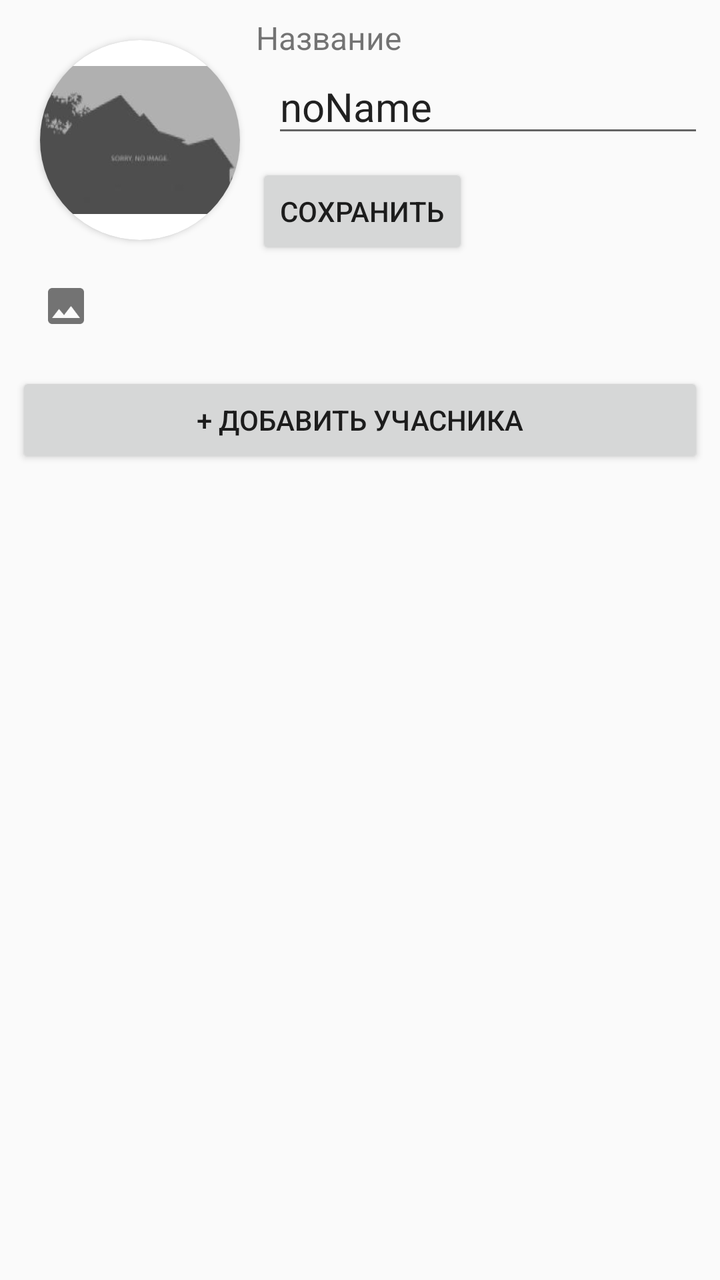
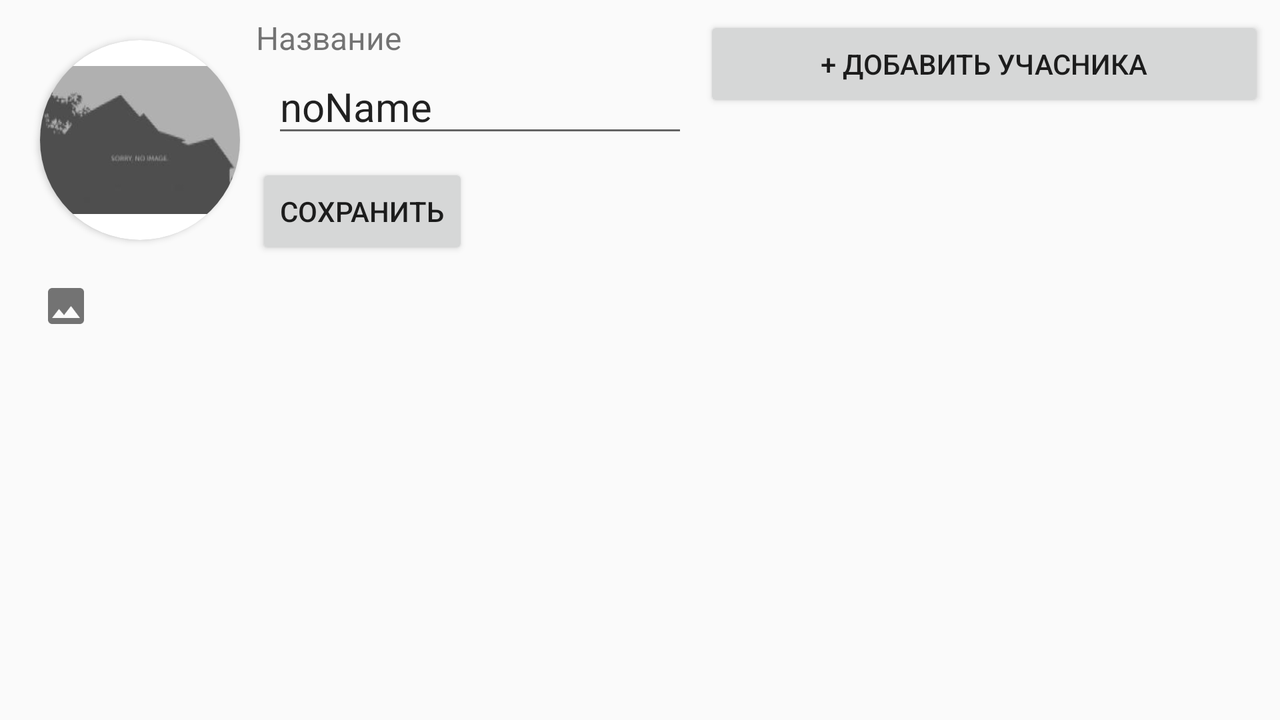

One screen, two layout resources from the same app: the default and the repository's alternative for another configuration. Each is rendered where Android would select it; the XML of both is given below.
<!-- AndroidManifest.xml: application theme AppTheme -->
<!-- res/layout/room_information_fragment.xml -->
<?xml version="1.0" encoding="utf-8"?>
<android.support.constraint.ConstraintLayout xmlns:android="http://schemas.android.com/apk/res/android"
    xmlns:tools="http://schemas.android.com/tools"
    android:layout_width="match_parent"
    android:layout_height="match_parent"
    xmlns:app="http://schemas.android.com/apk/res-auto">

    <android.support.v7.widget.CardView
        android:id="@+id/cvCircleView"
        android:layout_width="100dp"
        android:layout_height="100dp"
        android:layout_centerHorizontal="true"
        android:layout_marginStart="20dp"
        android:layout_marginTop="20dp"
        android:innerRadius="0dp"
        android:shape="ring"
        android:thicknessRatio="1.9"
        app:cardCornerRadius="50dp"
        app:layout_constraintStart_toStartOf="parent"
        app:layout_constraintTop_toTopOf="parent">

        <ImageView
            android:id="@+id/ivRoomImage"
            android:layout_width="100dp"
            android:layout_height="100dp"
            android:src="@drawable/no_image"/>
    </android.support.v7.widget.CardView>

    <TextView
        android:id="@+id/textView"
        android:layout_width="wrap_content"
        android:layout_height="wrap_content"
        android:textSize="16sp"
        android:layout_marginStart="8dp"
        android:layout_marginTop="8dp"
        android:text="Название"
        app:layout_constraintStart_toEndOf="@+id/cvCircleView"
        app:layout_constraintTop_toTopOf="parent" />

    <EditText
        android:id="@+id/etRoomName"
        android:layout_width="0dp"
        android:layout_height="wrap_content"
        android:layout_marginEnd="8dp"
        android:layout_marginStart="8dp"
        android:text="noName"
        android:textSize="20sp"
        app:layout_constraintEnd_toEndOf="parent"
        app:layout_constraintStart_toStartOf="@+id/textView"
        app:layout_constraintTop_toBottomOf="@+id/textView" />

    <ImageButton
        android:id="@+id/ibGallery"
        android:layout_width="50dp"
        android:layout_height="50dp"
        android:layout_marginStart="8dp"
        android:layout_marginTop="8dp"
        android:background="#00ffffff"
        app:layout_constraintStart_toStartOf="parent"
        app:layout_constraintTop_toBottomOf="@+id/cvCircleView"
        app:srcCompat="@drawable/ic_gallery_black" />

    <Button
        android:id="@+id/btnAddUser"
        android:layout_width="0dp"
        android:layout_height="wrap_content"
        android:layout_marginEnd="8dp"
        android:layout_marginStart="8dp"
        android:layout_marginTop="8dp"
        android:text="+ Добавить учасника"
        app:layout_constraintEnd_toEndOf="parent"
        app:layout_constraintStart_toStartOf="parent"
        app:layout_constraintTop_toBottomOf="@+id/ibGallery" />

    <Button
        android:id="@+id/btnSaveRoomSettings"
        android:layout_width="wrap_content"
        android:layout_height="wrap_content"
        android:layout_marginStart="8dp"
        android:layout_marginTop="8dp"
        android:text="Сохранить"
        app:layout_constraintStart_toEndOf="@+id/cvCircleView"
        app:layout_constraintTop_toBottomOf="@+id/etRoomName" />

    <android.support.v7.widget.RecyclerView
        android:id="@+id/rvRoomMembers"
        android:layout_width="match_parent"
        android:layout_height="wrap_content"
        android:layout_marginEnd="8dp"
        android:layout_marginStart="8dp"
        android:layout_marginTop="8dp"
        android:scrollbars="vertical"
        app:layout_constraintEnd_toEndOf="parent"
        app:layout_constraintStart_toStartOf="parent"
        app:layout_constraintTop_toBottomOf="@+id/btnAddUser" />

</android.support.constraint.ConstraintLayout>
<!-- resources referenced by this layout -->
<resources>
  <!-- drawable ic_gallery_black: png bitmap (drawable-hdpi, 540 bytes) -->
  <!-- drawable no_image: jpg bitmap (drawable, 2841 bytes) -->
  <style name="AppTheme" parent="Theme.AppCompat.Light.DarkActionBar">
          
          <item name="colorPrimary">@color/colorPrimary</item>
          <item name="colorPrimaryDark">@color/colorPrimaryDark</item>
          <item name="colorAccent">@color/colorAccent</item>
      </style>
  <color name="colorPrimary">#FF9800</color>
  <color name="colorPrimaryDark">#F57C00</color>
  <color name="colorAccent">#757575</color>
</resources>
<!-- res/layout-land/room_information_fragment.xml (the repository's variant of the layout above) -->
<!-- drawn on the phone turned sideways -->
<?xml version="1.0" encoding="utf-8"?>
<android.support.constraint.ConstraintLayout xmlns:android="http://schemas.android.com/apk/res/android"
    xmlns:app="http://schemas.android.com/apk/res-auto"
    xmlns:tools="http://schemas.android.com/tools"
    android:layout_width="match_parent"
    android:layout_height="match_parent">

    <android.support.v7.widget.CardView
        android:id="@+id/cvCircleView"
        android:layout_width="100dp"
        android:layout_height="100dp"
        android:layout_centerHorizontal="true"
        android:layout_marginStart="20dp"
        android:layout_marginTop="20dp"
        android:innerRadius="0dp"
        android:shape="ring"
        android:thicknessRatio="1.9"
        app:cardCornerRadius="50dp"
        app:layout_constraintStart_toStartOf="parent"
        app:layout_constraintTop_toTopOf="parent">

        <ImageView
            android:id="@+id/ivRoomImage"
            android:layout_width="100dp"
            android:layout_height="100dp"
            android:src="@drawable/no_image" />
    </android.support.v7.widget.CardView>

    <TextView
        android:id="@+id/textView"
        android:layout_width="wrap_content"
        android:layout_height="wrap_content"
        android:layout_marginStart="8dp"
        android:layout_marginTop="8dp"
        android:text="Название"
        android:textSize="16sp"
        app:layout_constraintStart_toEndOf="@+id/cvCircleView"
        app:layout_constraintTop_toTopOf="parent" />

    <EditText
        android:id="@+id/etRoomName"
        android:layout_width="0dp"
        android:layout_height="wrap_content"
        android:layout_marginEnd="8dp"
        android:layout_marginStart="8dp"
        android:text="noName"
        android:textSize="20sp"
        app:layout_constraintEnd_toStartOf="@+id/guideline"
        app:layout_constraintStart_toStartOf="@+id/textView"
        app:layout_constraintTop_toBottomOf="@+id/textView" />

    <ImageButton
        android:id="@+id/ibGallery"
        android:layout_width="50dp"
        android:layout_height="50dp"
        android:layout_marginStart="8dp"
        android:layout_marginTop="8dp"
        android:background="#00ffffff"
        app:layout_constraintStart_toStartOf="parent"
        app:layout_constraintTop_toBottomOf="@+id/cvCircleView"
        app:srcCompat="@drawable/ic_gallery_black" />

    <Button
        android:id="@+id/btnAddUser"
        android:layout_width="0dp"
        android:layout_height="wrap_content"
        android:layout_marginEnd="8dp"
        android:layout_marginTop="8dp"
        android:text="+ Добавить учасника"
        app:layout_constraintEnd_toEndOf="parent"
        app:layout_constraintStart_toStartOf="@+id/guideline"
        app:layout_constraintTop_toTopOf="parent" />

    <Button
        android:id="@+id/btnSaveRoomSettings"
        android:layout_width="wrap_content"
        android:layout_height="wrap_content"
        android:layout_marginStart="8dp"
        android:layout_marginTop="8dp"
        android:text="Сохранить"
        app:layout_constraintStart_toEndOf="@+id/cvCircleView"
        app:layout_constraintTop_toBottomOf="@+id/etRoomName" />

    <android.support.v7.widget.RecyclerView
        android:id="@+id/rvRoomMembers"
        android:layout_width="0dp"
        android:layout_height="wrap_content"
        android:layout_marginEnd="8dp"
        android:layout_marginTop="8dp"
        android:scrollbars="vertical"
        app:layout_constraintEnd_toEndOf="parent"
        app:layout_constraintStart_toStartOf="@+id/guideline"
        app:layout_constraintTop_toBottomOf="@+id/btnAddUser" />

    <android.support.constraint.Guideline
        android:id="@+id/guideline"
        android:layout_width="wrap_content"
        android:layout_height="wrap_content"
        android:orientation="vertical"
        app:layout_constraintGuide_percent="0.55" />

</android.support.constraint.ConstraintLayout>
